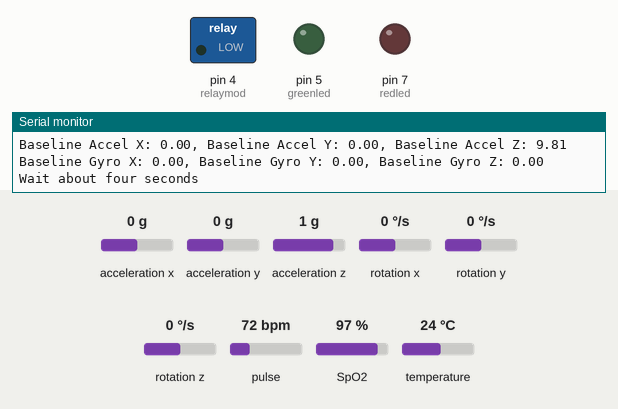
Simulated run of this sketch. Board: Arduino Mega 2560, built with avr-gcc and run on an emulated ATmega2560. On the bench: switched loads named in the sketch (green lamp = pin HIGH), output pins drawn as LEDs (lit = HIGH), the last lines printed to the serial monitor. Inputs (shaded band) come from the test bench; at power-on: acceleration x 0 g, acceleration y 0 g, acceleration z 1 g, rotation x 0 °/s, rotation y 0 °/s, rotation z 0 °/s, pulse 72 bpm, SpO2 97 %, temperature 24 °C. The modem accepts every AT command (registered, SIM ready, sends succeed) and sends nothing else.

Above: at 2.4 s.
2.5 s: acceleration x set to -0.9 g
At 5.7 s:
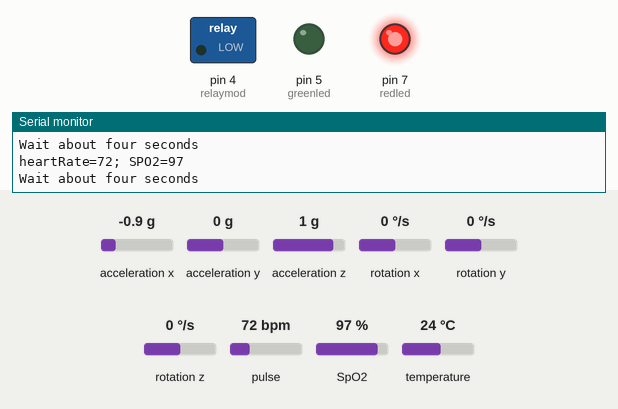
12.2 s: acceleration x set to -1.2 g
At 20.5 s:
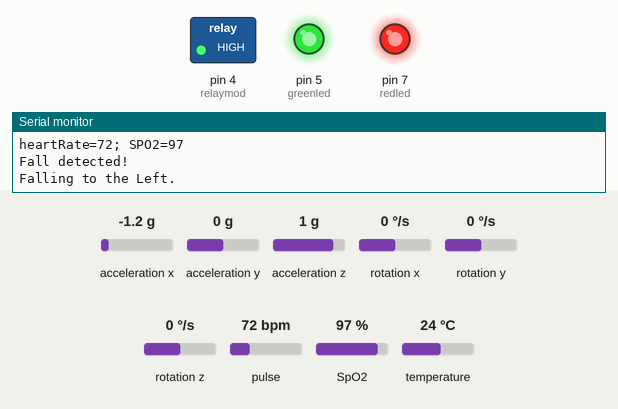
Timing chart, 0 to 38.7 s (numbered marks = the images above; inputs shaded):
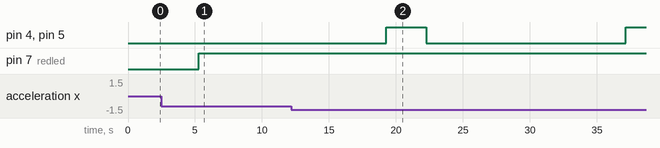

Measured:
- the behaviour switches between -1 and -1.1 g on acceleration x (found by bisection; images 1 and 2)
- after the input at 12.2 s, pin 4 (relaymod), pin 5 (greenled): LOW → HIGH after 7.1 s, → LOW 3.0 s later, → HIGH 14.9 s later

The sketch:

smartFallPreventor_code.ino
```cpp
#include <Wire.h>
#include <Adafruit_MPU6050.h>
#include <Adafruit_Sensor.h>
#include <DFRobot_MAX30102.h>
#include <SoftwareSerial.h>

#define relaymod 4
#define greenled 5
#define redled 7

SoftwareSerial sim(2,3); //TX AND RX OF MODULE
int _timeout;
String _buffer;
String number = "+918374292020"; //-> change with your number


DFRobot_MAX30102 particleSensor;

// MPU6050 object
Adafruit_MPU6050 mpu;

// Variables to store baseline values and thresholds
float radius = 5.0;
float fall_threshold = 10.0;
float baseline_accel_x, baseline_accel_y, baseline_accel_z;
float baseline_gyro_x, baseline_gyro_y, baseline_gyro_z;
float accel_x, accel_y, accel_z;

// Function to initialize the MPU6050 sensor
bool initializeMPU6050() {
  if (!mpu.begin()) {
    return false;
  }

  mpu.setAccelerometerRange(MPU6050_RANGE_8_G);
  mpu.setGyroRange(MPU6050_RANGE_500_DEG);
  mpu.setFilterBandwidth(MPU6050_BAND_21_HZ);

  delay(100);

  // Get initial sensor readings to calculate baseline values
  sensors_event_t a, g, temp;
  mpu.getEvent(&a, &g, &temp);

  // Initialize baseline readings
  baseline_accel_x = a.acceleration.x;
  baseline_accel_y = a.acceleration.y;
  baseline_accel_z = a.acceleration.z;
  baseline_gyro_x = g.gyro.x;
  baseline_gyro_y = g.gyro.y;
  baseline_gyro_z = g.gyro.z;

  Serial.println("Baseline values recorded.");
  return true;
}

// Function to update the sensor readings and check for fall detection
void updateMPU6050() {
  sensors_event_t a, g, temp;
  mpu.getEvent(&a, &g, &temp);

  // Calculate deviations from baseline
  accel_x = a.acceleration.x - baseline_accel_x;
  accel_y = a.acceleration.y - baseline_accel_y;
  accel_z = a.acceleration.z - baseline_accel_z;
  float gyro_x = g.gyro.x - baseline_gyro_x;
  float gyro_y = g.gyro.y - baseline_gyro_y;
  float gyro_z = g.gyro.z - baseline_gyro_z;

  // Calculate overall deviation
  float deviation = sqrt(pow(accel_x, 2) + pow(accel_y, 2) + pow(accel_z, 2) +
                         pow(gyro_x, 2) + pow(gyro_y, 2) + pow(gyro_z, 2));

  // Fall detection logic
  if (deviation > fall_threshold) {
    detectFall();
    detectFallDirection();
    SendMessage();
    digitalWrite(greenled,HIGH);
    digitalWrite(relaymod,HIGH);
    delay(3000);
    digitalWrite(relaymod,LOW);
    digitalWrite(greenled,LOW);
    callNumber();

  }
}

// Function to print baseline readings
void printBaselineReadings() {
  Serial.print("Baseline Accel X: ");
  Serial.print(baseline_accel_x);
  Serial.print(", Baseline Accel Y: ");
  Serial.print(baseline_accel_y);
  Serial.print(", Baseline Accel Z: ");
  Serial.println(baseline_accel_z);

  Serial.print("Baseline Gyro X: ");
  Serial.print(baseline_gyro_x);
  Serial.print(", Baseline Gyro Y: ");
  Serial.print(baseline_gyro_y);
  Serial.print(", Baseline Gyro Z: ");
  Serial.println(baseline_gyro_z);
}

// Function to detect a fall
void detectFall() {
  Serial.println("\nFall detected!");
  // Additional fall response actions can be added here.

}

// Function to detect the direction of the fall
void detectFallDirection() {
  if (abs(accel_x) > abs(accel_y) && abs(accel_x) > abs(accel_z)) {
    if (accel_x > 0) {
      Serial.println("Falling to the Right.");
    } else {
      Serial.println("Falling to the Left.");
    }
  } else if (abs(accel_y) > abs(accel_x) && abs(accel_y) > abs(accel_z)) {
    if (accel_y > 0) {
      Serial.println("Falling Forward.");
    } else {
      Serial.println("Falling Backward.");
    }
  } else if (abs(accel_z) > abs(accel_x) && abs(accel_z) > abs(accel_y)) {
    if (accel_z > 0) {
      Serial.println("Falling back.");
    } else {
      Serial.println("Falling towards front.");
    }
  }
}

void setup() {

  pinMode(relaymod,OUTPUT);
  pinMode(greenled,OUTPUT);
  pinMode(redled,OUTPUT);

  //delay(7000); //delay for 7 seconds to make sure the modules get the signal
  Serial1.begin(9600);
  _buffer.reserve(50);
  Serial1.println("Sistem Started...");
  sim.begin(9600);
  delay(1000);
  Serial1.println("Type s to send an SMS, r to receive an SMS, and c to make a call");

  //Init serial
  Serial.begin(9600);
  while (!particleSensor.begin()) {
    Serial.println("MAX30102 was not found");
    delay(1000);
  }


  particleSensor.sensorConfiguration(/*ledBrightness=*/50, /*sampleAverage=*/SAMPLEAVG_4, \
                        /*ledMode=*/MODE_MULTILED, /*sampleRate=*/SAMPLERATE_100, \
                        /*pulseWidth=*/PULSEWIDTH_411, /*adcRange=*/ADCRANGE_16384);


  Serial.begin(9600);

  // Initialize MPU6050 sensor
  if (!initializeMPU6050()) {
    Serial.println("Failed to find MPU6050 chip");
    while (1) {
      delay(10);
    }
  }

  Serial.println("MPU6050 Found!");
  Serial.println("Baseline values recorded.");

  // Print baseline values for reference
  printBaselineReadings();
}


int32_t SPO2; //SPO2
int8_t SPO2Valid; //Flag to display if SPO2 calculation is valid
int32_t heartRate; //Heart-rate
int8_t heartRateValid; //Flag to display if heart-rate calculation is valid

void loop() {

  Serial.println(F("Wait about four seconds"));
  particleSensor.heartrateAndOxygenSaturation(/**SPO2=*/&SPO2, /**SPO2Valid=*/&SPO2Valid, /**heartRate=*/&heartRate, /**heartRateValid=*/&heartRateValid);
  //Print result
  Serial.print(F("heartRate="));
  Serial.print(heartRate, DEC);
  // Serial.print(F(", heartRateValid="));
  // Serial.print(heartRateValid, DEC);
  Serial.print(F("; SPO2="));
  Serial.print(SPO2, DEC);
  // Serial.print(F(", SPO2Valid="));
  // Serial.println(SPO2Valid, DEC)
  digitalWrite(redled,HIGH);
  // Update MPU6050 sensor data and check for fall detection
  updateMPU6050();

  Serial.println("");  // Blank line for readability
  delay(100);  // Small delay for stability


  if (Serial1.available() > 0)
    switch (Serial.read())
    {
      case 's':
        SendMessage();
        break;
      case 'c':
        callNumber();
        break;
    }
  if (sim.available() > 0)
    Serial1.write(sim.read());


}

String _readSerial() {
  String input = "";
  long timeout = millis() + 5000;  // 5 seconds timeout for reading

  while (millis() < timeout) {
    while (sim.available()) {
      char c = sim.read();
      input += c;
      delay(10);  // Small delay to allow all characters to arrive
    }
  }

  return input;
}


void callNumber() {
  sim.print(F("ATD"));
  sim.print(number);
  sim.print(F(";\r\n"));
  _buffer = _readSerial();  // Use the newly defined function here
  Serial.println(_buffer);  // Print the response from GSM module
}

void SendMessage()
{
  sim.println("AT+CMGF=1");    //Sets the GSM Module in Text Mode
  delay(200);
  sim.println("AT+CMGS=\"" + number + "\"\r"); //Mobile phone number to send message
  delay(200);
  String SMS = ("FALL DETECTED!\n Heart rate= " + String(heartRate)); // message to send
  sim.println(SMS);
  delay(100);
  sim.println((char)26); // ASCII code of CTRL+Z
  delay(200);
  _buffer = _readSerial();  // Use the newly defined function here
  Serial.println(_buffer);  // Print the response from GSM module
}
```
